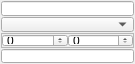
<?xml version="1.0" encoding="UTF-8"?>
<ui version="4.0">
 <class>FieldDesccriptor</class>
 <widget class="QWidget" name="FieldDesccriptor">
  <property name="geometry">
   <rect>
    <x>0</x>
    <y>0</y>
    <width>135</width>
    <height>64</height>
   </rect>
  </property>
  <property name="sizePolicy">
   <sizepolicy hsizetype="MinimumExpanding" vsizetype="Fixed">
    <horstretch>0</horstretch>
    <verstretch>0</verstretch>
   </sizepolicy>
  </property>
  <property name="minimumSize">
   <size>
    <width>80</width>
    <height>40</height>
   </size>
  </property>
  <property name="windowTitle">
   <string>Form</string>
  </property>
  <layout class="QGridLayout" name="gridLayout">
   <property name="leftMargin">
    <number>1</number>
   </property>
   <property name="topMargin">
    <number>1</number>
   </property>
   <property name="rightMargin">
    <number>1</number>
   </property>
   <property name="bottomMargin">
    <number>1</number>
   </property>
   <property name="spacing">
    <number>1</number>
   </property>
   <item row="2" column="0">
    <widget class="QFrame" name="frame">
     <property name="frameShape">
      <enum>QFrame::StyledPanel</enum>
     </property>
     <property name="frameShadow">
      <enum>QFrame::Raised</enum>
     </property>
     <property name="lineWidth">
      <number>0</number>
     </property>
     <layout class="QHBoxLayout" name="horizontalLayout">
      <property name="spacing">
       <number>0</number>
      </property>
      <property name="leftMargin">
       <number>0</number>
      </property>
      <property name="topMargin">
       <number>0</number>
      </property>
      <property name="rightMargin">
       <number>0</number>
      </property>
      <property name="bottomMargin">
       <number>0</number>
      </property>
      <item>
       <widget class="QSpinBox" name="sbValue"/>
      </item>
      <item>
       <widget class="QSpinBox" name="sbValue2"/>
      </item>
     </layout>
    </widget>
   </item>
   <item row="3" column="0">
    <widget class="QLineEdit" name="leResult">
     <property name="readOnly">
      <bool>true</bool>
     </property>
    </widget>
   </item>
   <item row="0" column="0">
    <widget class="QLineEdit" name="leFieldName"/>
   </item>
   <item row="1" column="0">
    <widget class="QComboBox" name="cbType"/>
   </item>
  </layout>
 </widget>
 <resources/>
 <connections/>
</ui>
